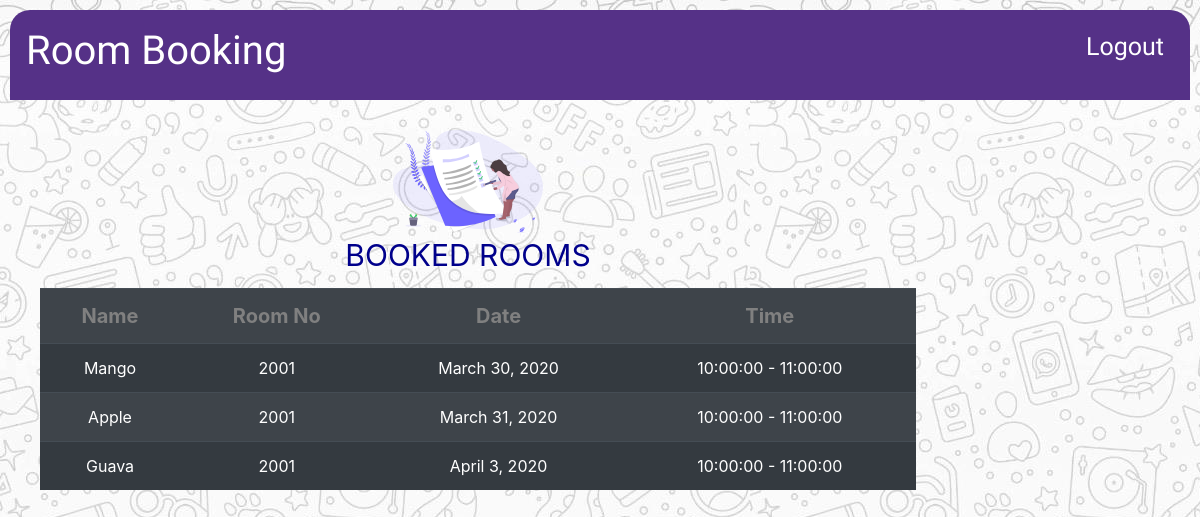
/viewBookings (signed in), run on the app's committed database.
### RoomBooking/models.py (models this page shows, shortened)
class Guest(models.Model):
    user=models.ForeignKey(User,on_delete=models.CASCADE,default=None)
    Name=models.CharField(max_length=50,null=True)
    roomNo=models.IntegerField(default=None)
    Date=models.DateField(default=datetime.date.today,blank=True)
    Time=models.ForeignKey(Available,on_delete=models.CASCADE,default=None)

class Available(models.Model):
    roomNo=models.IntegerField(default=None)
    startTime=models.TimeField(default=datetime.time(0,0,0))
    endTime=models.TimeField(default=datetime.time(0,0,0))
    def __str__(self):
        return "%s - %s"%(str(self.startTime),str(self.endTime))

### RoomBooking/views.py (the view)
# urls.py: path('viewBookings', views.viewBookings, name='viewBookings'),
def viewBookings(request):
    instance=False
    currentUser=request.user
    instance=Guest.objects.filter(user=currentUser)
    return render(request,'../templates/viewBookings.html',{'instance':instance})

### RoomBooking/templates/viewBookings.html (shortened to what this page needs)
{%extends 'base.html'%}
{%load static%}
{%block content%}
<link rel="stylesheet" href="https://stackpath.bootstrapcdn.com/bootstrap/4.4.1/css/bootstrap.min.css">
<link rel="stylesheet" type="text/css" href="../static/css/bookingForm.css">
<div class='container'>
    <div class="list-container">
        <div class="img">
            <img class='img' src="{% static 'images/list1.svg'%}">
        </div>
        <span>BOOKED ROOMS</span>
        <div class='list'>
            <table class="table table-striped table-dark table-hover">
                {%if instance%}
                    <tr>
                        <th>Name</th>
                        <th>Room No</th>
                        <th>Date</th>
                        <th>Time</th>
                    </tr>
                    {%for i in instance%}
                    <tr>
                        <td>{{i.Name}}</td>
                        <td>{{i.roomNo}}</td>
                        <td>{{i.Date}}</td>
                        <td>{{i.Time}}</td>
                    </tr>
                    {%endfor%}
                {%else%}
                <div class="form-container">
                    <h5>You have not made any bookings yet!</h5>
                </div>
                {%endif%}
            </table>
        </div>
    </div>
</div>
{%endblock%}

### RoomBooking/static/css/index.css (style rules this page uses)
* { margin: 0px; padding: 0px; }
.list-container { padding-right: 20px; }

### RoomBooking/static/css/bookingForm.css (style rules this page uses)
* { padding: 0px; margin: 0px; box-sizing: border-box; }
.container { display: grid; grid-template-columns: 80% auto; grid-gap: 30px; padding: 10px; text-align: center; margin: 10px; }
.container span, .container3 span { color: darkblue; font-size: 30px; }
.list-container { margin: 10px; padding: 0px; }
.table { margin: 10px; }
img { width: 150px; }
.table th { font-size: 20px; color: grey; }

### data on the page
Guest: Name "Mango", roomNo "2001", Date "March 30, 2020", Time "10:00:00 - 11:00:00"
Guest: Name "Apple", roomNo "2001", Date "March 31, 2020", Time "10:00:00 - 11:00:00"
Guest: Name "Guava", roomNo "2001", Date "April 3, 2020", Time "10:00:00 - 11:00:00"
